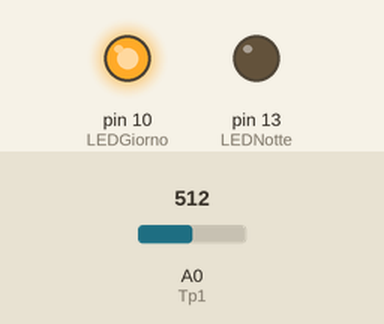
Simulated run of this sketch. Board: Arduino Uno, built with avr-gcc and run on an emulated ATmega328P. On the bench: output pins drawn as LEDs (lit = HIGH). The test bench sets the inputs (shaded band); at power-on: A0 (Tp1) = 512.

Above: at 1.3 s.
1.4 s: A0 (Tp1) set to 106
2.9 s: A0 (Tp1) set to 88
At 4.0 s:
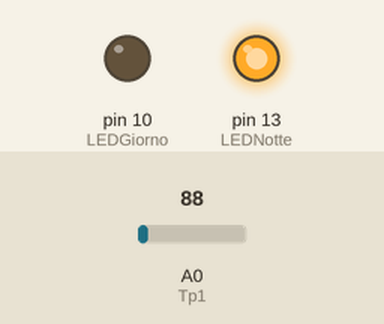
4.5 s: A0 (Tp1) set to 142
6.0 s: A0 (Tp1) set to 161
At 6.4 s:
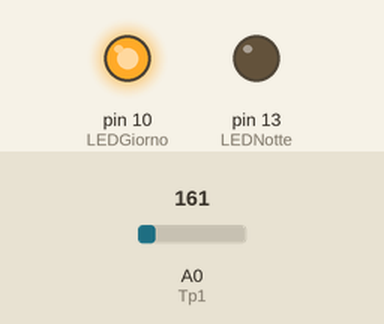
7.5 s: A0 (Tp1) set to 0
At 8.7 s:
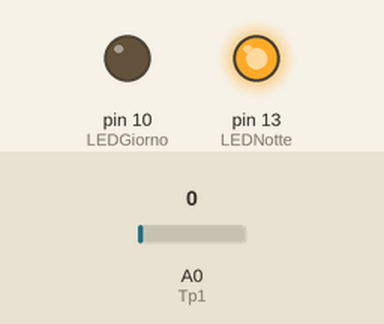
Timing chart, 0 to 10.0 s (numbered marks = the images above; inputs shaded):
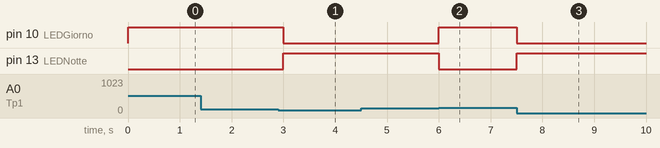

Measured:
- the behaviour switches between 100 and 99 on A0 (Tp1) (found by bisection; images 0 and 1)
- the behaviour switches between 150 and 151 on A0 (Tp1) (found by bisection; images 1 and 2)
- after the input at 1.4 s, every drawn part: stays the same
- after the input at 2.9 s, pin 10 (LEDGiorno): HIGH → LOW after 0.10 s; pin 13 (LEDNotte): LOW → HIGH after 0.10 s
- after the input at 4.5 s, every drawn part: stays the same
- after the input at 6.0 s, pin 10 (LEDGiorno): LOW → HIGH at once; pin 13 (LEDNotte): HIGH → LOW at once
- after the input at 7.5 s, pin 10 (LEDGiorno): HIGH → LOW at once; pin 13 (LEDNotte): LOW → HIGH at once

The sketch:

LeggeFotoresistenza-r01.ino
```cpp
// Programma per la definizione della condizione di Giorno/Notte attraverso la lettura
// di una fotoresistena collegata ad un ingresso analogico

//La condizione iniziale è che sia Notte.

// Il programma comprende il modulo per la comunicazione seriale dei valori letti.
// Il modulo si attiva e disattiva con il flag Monitor che ammette i valori true e false

#define Monitor false

//Ricordate che nella definizione delle costanti non va messo il segno uguale fra
//il nome simbolico e il valore e non va messo il punto e virgola a fine riga

// Il valore assegnato alla costante Tp1 è 0
//perchè io ho usato per le prove l'ingresso analogico 0
#define Tp1 0
#define LEDNotte 13
#define LEDGiorno 10

//Associo ad una costante la velocità di comunicazione della porta seriale
#define  VelocitaPortaSeriale 9600

//Ritardo fra una lettura e la successiva espresso in millesimi di secondo
#define ADCDelay 500

int ADCCount = 0; //Creo e inizializzo la variabile di appoggio per la lettura dell'ADC

#define SogliaGiornoNotte 100
#define SogliaNotteGiorno 150
byte GiornoNotte = 0;//0 = NOTTE - 1 = GIORNO

void setup()
{
  pinMode(LEDNotte, OUTPUT);
  digitalWrite(LEDNotte, HIGH);
  pinMode(LEDGiorno, OUTPUT);
  if (Monitor == true)
  {
    Serial.begin(VelocitaPortaSeriale);
  }
//Per semplificare il programma ho scelto di omettere il controllo della seriale
}

void loop()
{
  ADCCount = analogRead(Tp1); //leggo il Tp1 e metto il risultato in ADCCount
  if (GiornoNotte==1 & ADCCount < SogliaGiornoNotte)
  {
    GiornoNotte = 0;//è diventato NOTTE
    digitalWrite(LEDNotte, HIGH);
    digitalWrite(LEDGiorno, LOW);
  }
  if (GiornoNotte==0 & ADCCount > SogliaNotteGiorno)
  {
    GiornoNotte = 1;
    digitalWrite(LEDNotte, LOW);
    digitalWrite(LEDGiorno, HIGH);
  }

  if(Monitor == true)
  {
    Serial.print("Lettura in COUNT ");//mando sulla seriale l'inizio della riga
    Serial.println(ADCCount);//mando sulla seriale il valore letto e vado a capo
  }

  delay(ADCDelay);//aspetto prima di ripetere il ciclo
}
```
